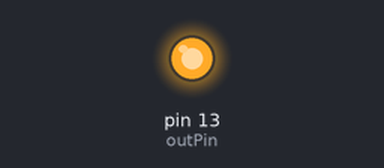
Simulated run of this sketch. Board: Arduino Uno, built with avr-gcc and run on an emulated ATmega328P. Parts: output pins drawn as LEDs (lit = HIGH). Random numbers use the default seed unless the sketch sets one; what the sketch prints to the serial monitor is not drawn.

Above: at 0.1 s.
Timing chart, 0 to 1.6 s (numbered marks = the images above):
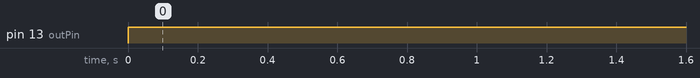

The sketch:

ledonoff.ino
```cpp
const int outPin=13;

void setup() {
  Serial.begin(9600);

  pinMode(outPin, OUTPUT);
}

void loop() {
    int led=random(0,2);

    if(led==1){
    digitalWrite(outPin, "ON");
    delay(500);
    Serial.println(led, DEC);
    }
    if(led==0){
    digitalWrite(outPin, "OFF");
    delay(500);
    Serial.println(led, DEC);
    }

  }
```

Measured:
- by itself, pin 13 (outPin): LOW → HIGH at 0.00 s
